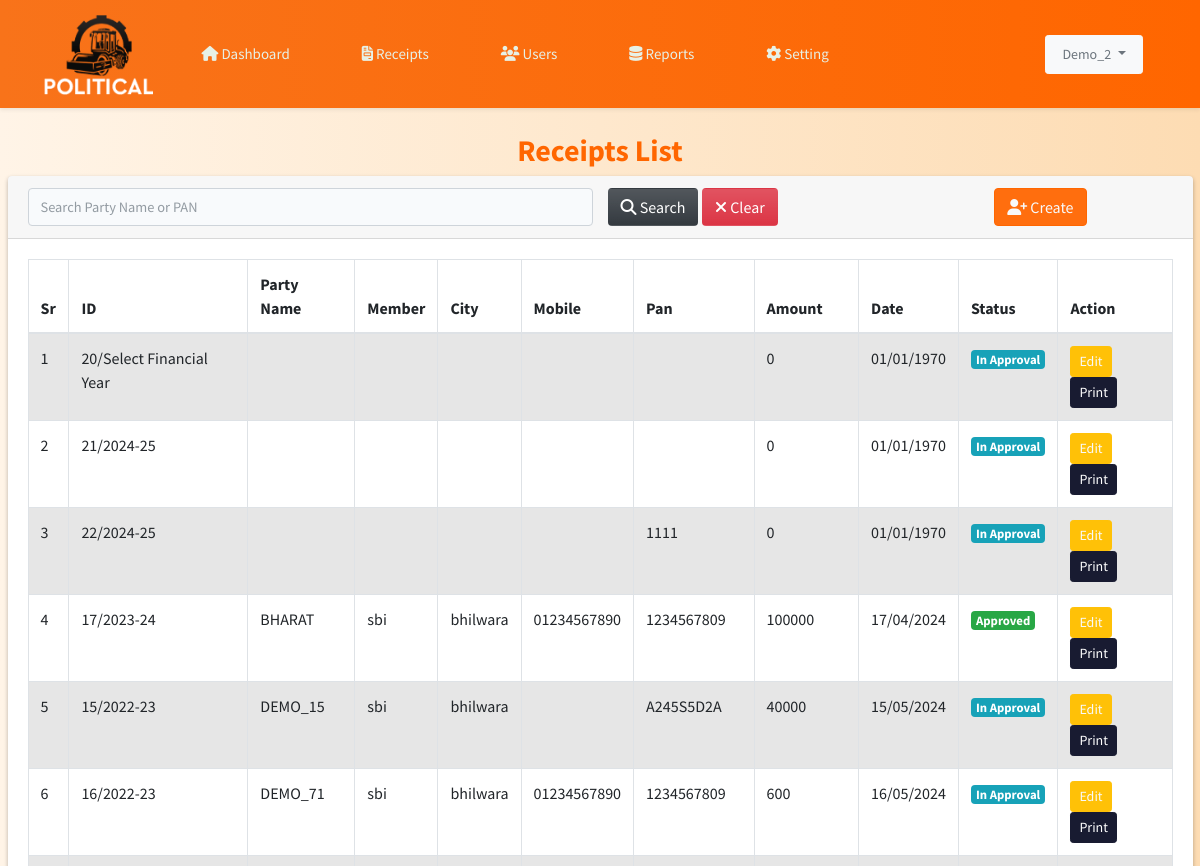
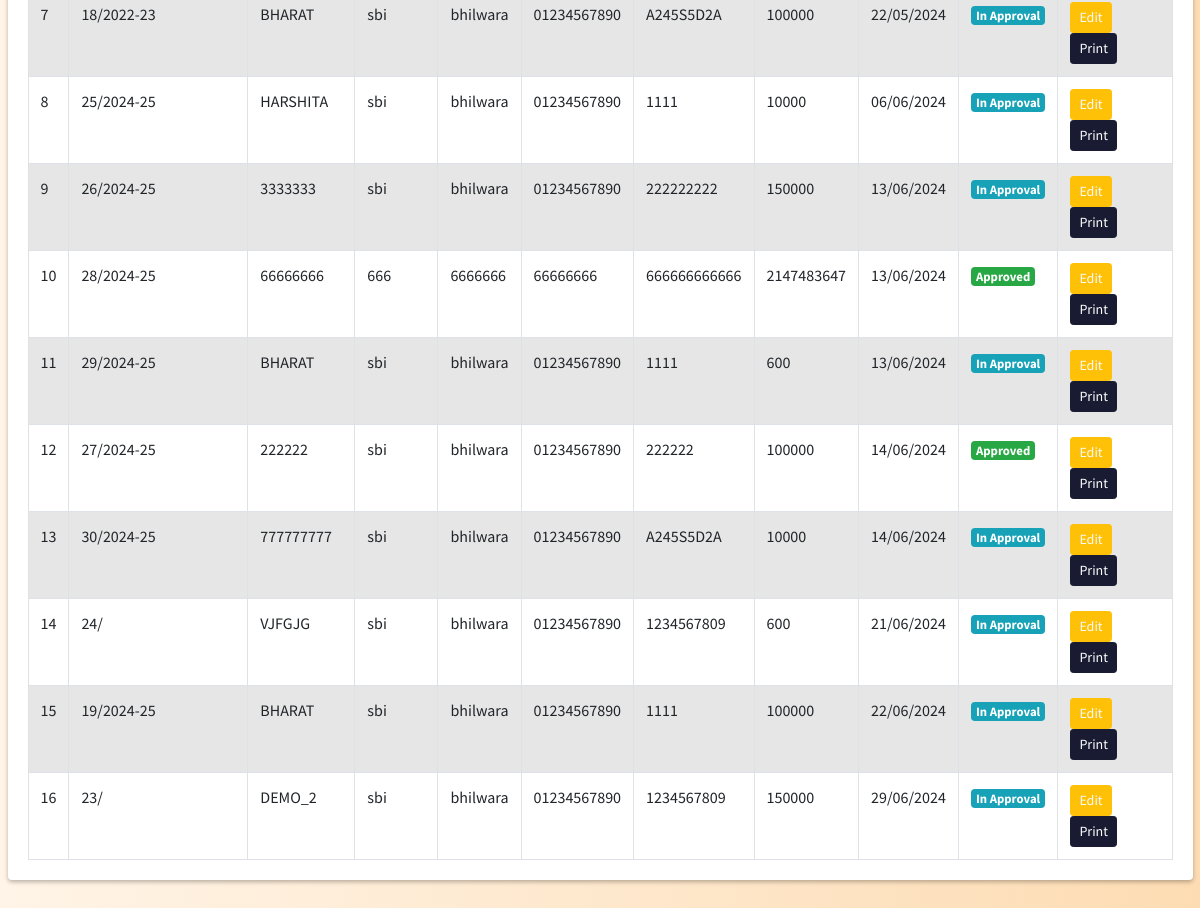
Screenshot of /receipts_search.php (signed in) with the database file from the repository (2 pictures, top to bottom).
### tables this page shows
CREATE TABLE `receipts` (
  `id` int(11) NOT NULL,
  `user_id` bigint(20) NOT NULL,
  `fyear_id` varchar(255) NOT NULL,
  `pan` varchar(255) NOT NULL,
  `party_name` varchar(255) NOT NULL,
  `address` varchar(300) NOT NULL,
  `city` varchar(255) NOT NULL,
  `state` varchar(255) NOT NULL,
  `pincode` varchar(255) NOT NULL,
  `mobile` varchar(255) NOT NULL,
  `email` varchar(255) NOT NULL,
  `receipt_amount` int(255) NOT NULL,
  `deposite_bank` varchar(255) NOT NULL,
  `payment_mode` varchar(255) NOT NULL,
  `bank_name` varchar(255) NOT NULL,
  `ref_no` varchar(255) NOT NULL,
  `trans_date` varchar(255) NOT NULL,
  `created_at` timestamp NOT NULL DEFAULT current_timestamp(),
  `status` int(4) NOT NULL DEFAULT 0
);

### receipts_search.php (the view, shortened to what this page needs)
<?php
require_once "db/config.php";
include('includes/header.php');
include('includes/topnavbar.php');
?>
<div class="wrapper">
    <main class="py-4">
        <div class="container-fluid">
            <div class="row justify-content-center">
                <div class="col-md-12 col-12">
                    <h2>Receipts List</h2>
                    <div class="card">
                        <div class="card-header">
                            <form class="row" action="" method="POST" role="search">
                                <div class="col-md-6 justify-content-start">
                                    <input type="text" class="form-control" id="search" name="search" value="" placeholder="Search Party Name or PAN">
                                </div>
                                <div class="col-md-4 justify-content-start">
                                    <button class="btn bg-dark bg-gradient text-light" name="searchbtn" type="submit">
                                        <i class="fa-solid fa-magnifying-glass"></i> Search
                                    </button>
                                    <a href="receipts.php" class="btn bg-danger bg-gradient text-light" type="button"><i class="fa-solid fa-xmark"></i> Clear</a>
                                </div>
                                <div class="col-md-2 justify-content-md-end">
                                    <a href="receipts_create.php" class="btn btn-info text-light" type="button"><i class="fa-solid fa-user-plus"></i> Create</a>
                                </div>
                            </form>
                        </div>
                        <?php
                        $query_users = "SELECT * FROM users";
                        $query_run_users = mysqli_query($conn, $query_users);
                        if (mysqli_num_rows($query_run_users) > 0) {
                            foreach ($query_run_users as $user) {
                                $user_id = $user['id'];
                        ?>
                        <?php
                            }
                        }
                        ?>
                        <div class="card-body">
                            <table id="example" class="table table-bordered table-striped">
                                <thead>
                                    <tr>
                                        <th>Sr</th>
                                        <th>ID</th>
                                        <th>Party Name</th>
                                        <th>Member</th>
                                        <th>City</th>
                                        <th>Mobile</th>
                                        <th>Pan</th>
                                        <th>Amount</th>
                                        <th>Date</th>
                                        <th>Status</th>
                                        <th>Action</th>
                                    </tr>
                                </thead>
                                <tbody>
                                    <?php
                                    $row_number = 1;
                                    if (isset($_POST['searchbtn'])) {
                                        $search = mysqli_real_escape_string($conn, $_POST['search']);
                                        $sql = "SELECT * FROM receipts WHERE party_name LIKE '%$search%' OR pan LIKE '%$search%' ORDER BY trans_date ASC";
                                    } else {
                                        $sql = "SELECT * FROM receipts  WHERE user_id='$user_id' ORDER BY trans_date ASC";
                                    }
                                    $res = mysqli_query($conn, $sql);
                                    if (mysqli_num_rows($res) > 0) {
                                        while ($row = mysqli_fetch_assoc($res)) {
                                                $originalDate = $row["trans_date"];
                                                $newDate = date("d/m/Y", strtotime($originalDate));
                                            ?>
                                            <tr>
                                                <td><?php echo $row_number++; ?></td>
                                                <td><?php echo $row['id'] . "/" . $row['fyear_id']; ?></td>
                                                <td><?php echo $row['party_name']; ?></td>
                                                <td><?php echo $row['bank_name']; ?></td>
                                                <td><?php echo $row['city']; ?></td>
                                                <td><?php echo $row['mobile']; ?></td>
                                                <td><?php echo $row['pan']; ?></td>
                                                <td><?php echo $row['receipt_amount']; ?></td>
                                                <td><?php echo $newDate; ?></td>
                                                <td>
                                                    <?php
                                                    if ($_SESSION['user_role'] == 'admin') {
                                                        if ($row['status'] == 1) {
                                                            echo '<p><a class="badge bg-success" href="approved.php?id=' . $row['id'] . '&status=0">Approved</a></p>';
                                                        } else {
                                                            echo '<p><a class="badge bg-info" href="approved.php?id=' . $row['id'] . '&status=1">In Approval</a></p>';
                                                        }
                                                    } else {
                                                        if ($row['status'] == 1) {
                                                            echo '<span class="badge bg-success">Approved</span>';
                                                        } else {
                                                            echo '<span class="badge bg-info">In Approval</span>';
                                                        }
                                                    }
                                                    ?>
                                                </td>
                                                <td>
                                                    <a class="btn btn-sm btn-warning text-light" href="receipts_edit.php?user_id=<?php echo $row['id']; ?>">Edit</a>
                                                    <a class="btn btn-sm btn-secondary" target="_blank" href="print.php?MST_ID=<?php echo $row['id']; ?>&ACTION=VIEW">Print</a>
                                                </td>
                                            </tr>
                                            <?php
                                        }
                                    } else {
                                        echo "<tr><td colspan='12'>No Record Found</td></tr>";
                                    }
                                    ?>
                                </tbody>
                            </table>
                        </div>
                    </div>
                </div>
            </div>
        </div>
    </main>
</div>
<?php
include('includes/footer.php');
?>

### rows the page displays
receipts: id "20", fyear "Select Financial Year", receipt_amount "0", trans_date "01/01/1970"
receipts: id "21", fyear "2024-25", receipt_amount "0", trans_date "01/01/1970"
receipts: id "22", fyear "2024-25", pan "1111", receipt_amount "0", trans_date "01/01/1970"
receipts: id "17", fyear "2023-24", party_name "BHARAT", bank_name "sbi", city "bhilwara", mobile "01234567890", pan "1234567809", receipt_amount "100000", trans_date "17/04/2024"
receipts: id "15", fyear "2022-23", party_name "DEMO_15", bank_name "sbi", city "bhilwara", pan "A245S5D2A", receipt_amount "40000", trans_date "15/05/2024"
receipts: id "16", fyear "2022-23", party_name "DEMO_71", bank_name "sbi", city "bhilwara", mobile "01234567890", pan "1234567809", receipt_amount "600", trans_date "16/05/2024"
receipts: id "18", fyear "2022-23", party_name "BHARAT", bank_name "sbi", city "bhilwara", mobile "01234567890", pan "A245S5D2A", receipt_amount "100000", trans_date "22/05/2024"
receipts: id "25", fyear "2024-25", party_name "HARSHITA", bank_name "sbi", city "bhilwara", mobile "01234567890", pan "1111", receipt_amount "10000", trans_date "06/06/2024"
receipts: id "26", fyear "2024-25", party_name "3333333", bank_name "sbi", city "bhilwara", mobile "01234567890", pan "222222222", receipt_amount "150000", trans_date "13/06/2024"
receipts: id "28", fyear "2024-25", party_name "66666666", bank_name "666", city "6666666", mobile "66666666", pan "666666666666", receipt_amount "2147483647", trans_date "13/06/2024"
receipts: id "29", fyear "2024-25", party_name "BHARAT", bank_name "sbi", city "bhilwara", mobile "01234567890", pan "1111", receipt_amount "600", trans_date "13/06/2024"
receipts: id "27", fyear "2024-25", party_name "222222", bank_name "sbi", city "bhilwara", mobile "01234567890", pan "222222", receipt_amount "100000", trans_date "14/06/2024"
receipts: id "30", fyear "2024-25", party_name "777777777", bank_name "sbi", city "bhilwara", mobile "01234567890", pan "A245S5D2A", receipt_amount "10000", trans_date "14/06/2024"
receipts: id "24", party_name "VJFGJG", bank_name "sbi", city "bhilwara", mobile "01234567890", pan "1234567809", receipt_amount "600", trans_date "21/06/2024"
receipts: id "19", fyear "2024-25", party_name "BHARAT", bank_name "sbi", city "bhilwara", mobile "01234567890", pan "1111", receipt_amount "100000", trans_date "22/06/2024"
receipts: id "23", party_name "DEMO_2", bank_name "sbi", city "bhilwara", mobile "01234567890", pan "1234567809", receipt_amount "150000", trans_date "29/06/2024"

### other values shown
$user['name'] "Demo_2"
